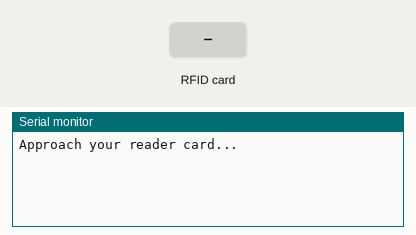
Bench run of a sketch on a simulated Arduino Uno, built with avr-gcc and run on an emulated ATmega328P. Shown: the last lines printed to the serial monitor. Inputs (shaded band) come from the test bench.

Above: at 1.2 s.
1.3 s: RFID card 5E 7A 19 C4 held to the reader
At 2.2 s:
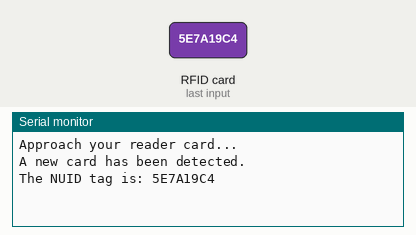
2.8 s: RFID card 5E 7A 19 C4 held to the reader
At 3.6 s:
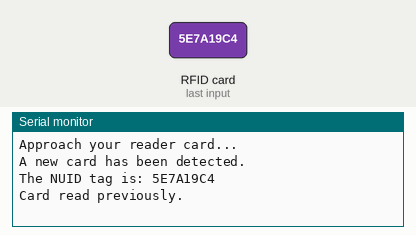

The sketch:

ReadNUID-2.ino
```cpp
//18 Dec 2021
//pin assignment
//RC522 esp32 uno
//SCK    18   13
//MISO   19   12
//SDA/SS 21   10
//RST    22    9
//MOSI   23   11
//
//GND   GND
//3v3   3v3

#include <SPI.h>
#include <MFRC522.h>

#define SS_PIN 10
#define RST_PIN 9

MFRC522 rfid(SS_PIN, RST_PIN); // Instance of the class

MFRC522::MIFARE_Key key;

// Init array that will store new NUID
byte nuidPICC[4];
char str[32] = "";
String StrUID;

void setup() {
  Serial.begin(9600);
  SPI.begin(); // Init SPI bus
  rfid.PCD_Init(); // Init MFRC522

  Serial.println("Approach your reader card...");


}

void loop() {


  // Reset the loop if no new card present on the sensor/reader. This saves the entire process when idle.
  if ( ! rfid.PICC_IsNewCardPresent())
    return;

  // Verify if the NUID has been readed
  if ( ! rfid.PICC_ReadCardSerial())
    return;

  ////** part ni utk tapis kad utk scan sekali shj
  if (rfid.uid.uidByte[0] != nuidPICC[0] ||
    rfid.uid.uidByte[1] != nuidPICC[1] ||
    rfid.uid.uidByte[2] != nuidPICC[2] ||
    rfid.uid.uidByte[3] != nuidPICC[3] ) {
    Serial.println(F("A new card has been detected."));
  ////** kalau belum scan lagi, buat ni
    // Store NUID into nuidPICC array
    for (byte i = 0; i < 4; i++) {
      nuidPICC[i] = rfid.uid.uidByte[i];
      array_to_string(nuidPICC, 4, str);
      StrUID = str; // ubah no ke string
    }

    Serial.print(F("The NUID tag is: "));
    Serial.println(StrUID); // UID dlm bentuk string

  } // utk elak kad discan 2 kali
  else Serial.println(F("Card read previously."));

  // Halt PICC
  rfid.PICC_HaltA();

  // Stop encryption on PCD
  rfid.PCD_StopCrypto1();
}


//----------------------------------------Procedure to change the result of reading an array UID into a string------------------------------------------------------------------------------//
void array_to_string(byte array[], unsigned int len, char buffer[]) {
  for (unsigned int i = 0; i < len; i++)
  {
    byte nib1 = (array[i] >> 4) & 0x0F;
    byte nib2 = (array[i] >> 0) & 0x0F;
    buffer[i * 2 + 0] = nib1  < 0xA ? '0' + nib1  : 'A' + nib1  - 0xA;
    buffer[i * 2 + 1] = nib2  < 0xA ? '0' + nib2  : 'A' + nib2  - 0xA;
  }
  buffer[len * 2] = '\0';
}
//------------------------------------------------------------------------------------------------------------------------------------------------------------------------------------------//
```

Measured:
- after the input at 1.3 s, the serial monitor: prints a new line at once (image 1)
- after the input at 2.8 s, the serial monitor: prints a new line at once (image 2)
